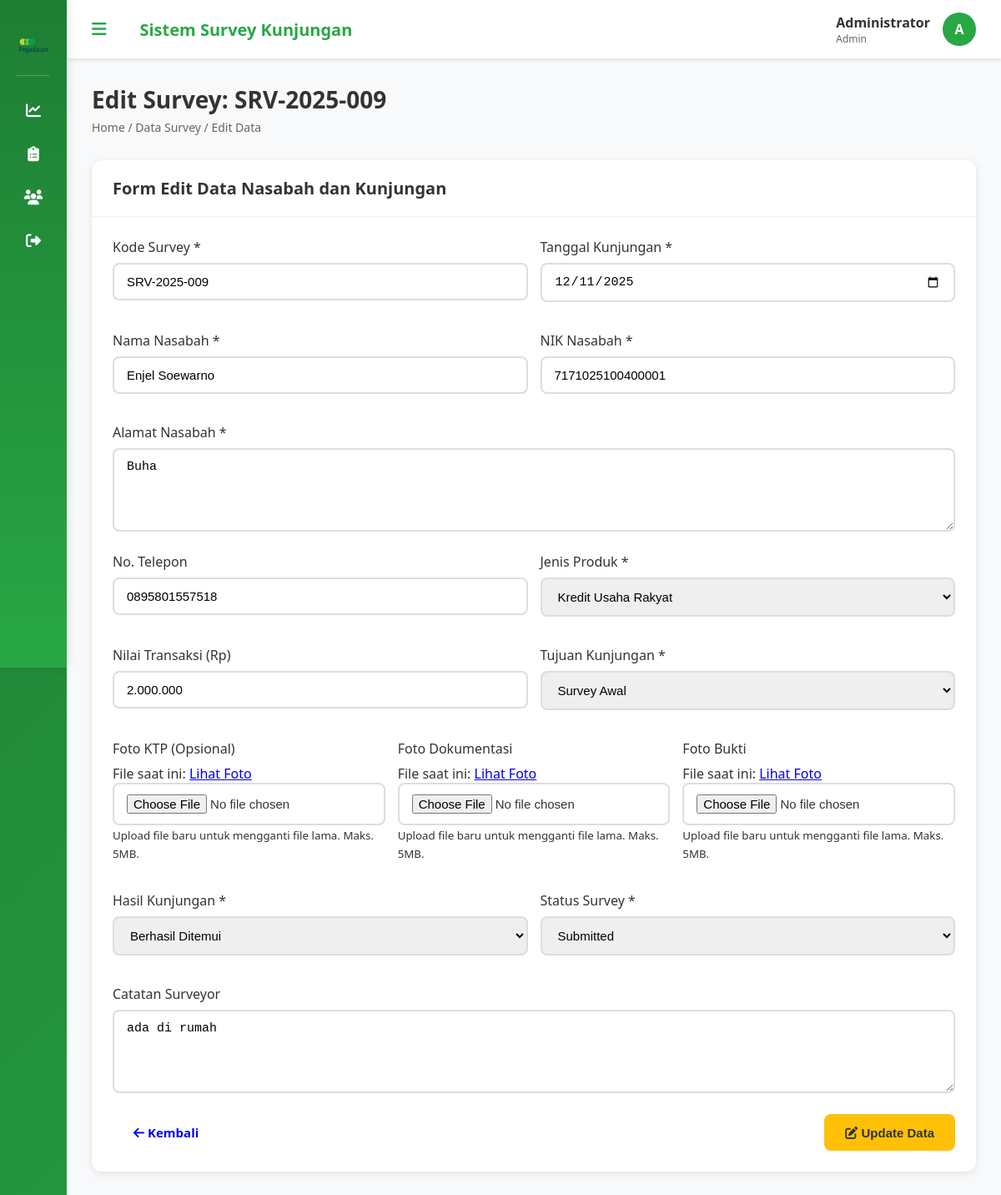
The app's page /edit_nasabah.php?id=12 (signed in) with its own data.
### tables this page shows
CREATE TABLE `survey_kunjungan` (
  `id` int(11) NOT NULL,
  `kode_survey` varchar(20) NOT NULL,
  `tanggal_kunjungan` date NOT NULL,
  `nama_nasabah` varchar(100) NOT NULL,
  `nik_nasabah` varchar(20) NOT NULL,
  `alamat_nasabah` text NOT NULL,
  `no_telepon` varchar(15) DEFAULT NULL,
  `jenis_produk` enum('Kupedes','Mulia Multimate','Kredit Usaha Rakyat','Arrum Ekspress Loan','Amanah','Krasida') NOT NULL,
  `nilai_transaksi` decimal(15,2) DEFAULT NULL,
  `tujuan_kunjungan` enum('Survey Awal','Follow Up','Penagihan','Verifikasi Data','Lainnya') NOT NULL,
  `hasil_kunjungan` enum('Berhasil Ditemui','Tidak Ada di Tempat','Pindah Alamat','Menolak','Proses Lanjut') NOT NULL,
  `catatan_surveyor` text DEFAULT NULL,
  `latitude` decimal(10,8) DEFAULT NULL,
  `longitude` decimal(11,8) DEFAULT NULL,
  `foto_bukti` varchar(255) DEFAULT NULL,
  `foto_ktp` varchar(255) DEFAULT NULL,
  `foto_dokumentasi` varchar(255) DEFAULT NULL,
  `status_survey` enum('Draft','Submitted','Approved','Rejected') DEFAULT 'Draft',
  `surveyor_id` int(11) DEFAULT NULL,
  `created_at` timestamp NOT NULL DEFAULT current_timestamp(),
  `updated_at` timestamp NOT NULL DEFAULT current_timestamp() ON UPDATE current_timestamp()
);

### edit_nasabah.php (the view, shortened to what this page needs)
<?php
$page_title = 'Edit Survey';
include 'includes/header.php';
$survey_data = null;
$id = 0;
if (isset($_GET['id'])) {
    $id = intval($_GET['id']);
    $stmt = $conn->prepare("SELECT * FROM survey_kunjungan WHERE id = ?");
    $stmt->bind_param("i", $id);
    $stmt->execute();
    $result = $stmt->get_result();
    if ($result->num_rows == 1) {
        $survey_data = $result->fetch_assoc();
    } else {
        $error = 'Data survey tidak ditemukan.';
    }
} else {
    $error = 'ID Survey tidak ditemukan.';
}
$data = $survey_data;
if ($survey_data):
    $nilai_display = number_format($data['nilai_transaksi'], 0, ',', '.');
?>
<div class="page-header">
    <h1><?php echo $page_title; ?>: <?php echo htmlspecialchars($data['kode_survey']); ?></h1>
    <p class="breadcrumb">Home / Data Survey / Edit Data</p>
</div>
<div class="card">
    <div class="card-header">
        <h3>Form Edit Data Nasabah dan Kunjungan</h3>
    </div>
    <div class="card-body">
        <form method="POST" action="edit_nasabah.php?id=<?php echo $id; ?>" id="surveyForm" enctype="multipart/form-data">
            <div class="form-row">
                <div class="form-group">
                    <label>Kode Survey *</label>
                    <input type="text" name="kode_survey" id="kode_survey"
                           class="form-control" value="<?php echo htmlspecialchars($data['kode_survey']); ?>" required>
                </div>
                <div class="form-group">
                    <label>Tanggal Kunjungan *</label>
                    <input type="date" name="tanggal_kunjungan" id="tanggal_kunjungan"
                           class="form-control" value="<?php echo htmlspecialchars($data['tanggal_kunjungan']); ?>" required>
                </div>
            </div>
            <div class="form-row">
                <div class="form-group">
                    <label>Nama Nasabah *</label>
                    <input type="text" name="nama_nasabah" id="nama_nasabah"
                           class="form-control" placeholder="Nama lengkap nasabah" required
                           value="<?php echo htmlspecialchars($data['nama_nasabah']); ?>">
                </div>
                <div class="form-group">
                    <label>NIK Nasabah *</label>
                    <input type="text" name="nik_nasabah" id="nik_nasabah"
                           class="form-control" placeholder="16 digit NIK" maxlength="16" required
                           value="<?php echo htmlspecialchars($data['nik_nasabah']); ?>">
                </div>
            </div>
            <div class="form-group">
                <label>Alamat Nasabah *</label>
                <textarea name="alamat_nasabah" id="alamat_nasabah"
                          class="form-control" placeholder="Alamat lengkap" required><?php echo htmlspecialchars($data['alamat_nasabah']); ?></textarea>
            </div>
            <div class="form-row">
                <div class="form-group">
                    <label>No. Telepon</label>
                    <input type="text" name="no_telepon" id="no_telepon"
                           class="form-control" placeholder="08xxxxxxxxxx"
                           value="<?php echo htmlspecialchars($data['no_telepon']); ?>">
                </div>
                <div class="form-group">
                    <label>Jenis Produk *</label>
                    <select name="jenis_produk" id="jenis_produk" class="form-control" required>
                        <option value="Kredit Usaha Rakyat" <?php echo ($data['jenis_produk'] == 'Kredit Usaha Rakyat') ? 'selected' : ''; ?>>Kredit Usaha Rakyat</option>
                    </select>
                </div>
            </div>
            <div class="form-row">
                <div class="form-group">
                    <label>Nilai Transaksi (Rp)</label>
                    <input type="text" name="nilai_transaksi" id="nilai_transaksi"
                           class="form-control rupiah-input" placeholder="0"
                           value="<?php echo $nilai_display; ?>">
                </div>
                <div class="form-group">
                    <label>Tujuan Kunjungan *</label>
                    <select name="tujuan_kunjungan" id="tujuan_kunjungan" class="form-control" required>
                        <option value="Survey Awal" <?php echo ($data['tujuan_kunjungan'] == 'Survey Awal') ? 'selected' : ''; ?>>Survey Awal</option>
                    </select>
                </div>
            </div>
            <div class="form-row">
                <div class="form-group">
                    <label>Foto KTP (Opsional)</label>
                    <?php if (!empty($data['foto_ktp'])): ?>
                        <p>File saat ini: <a href="<?php echo htmlspecialchars($data['foto_ktp']); ?>" target="_blank">Lihat Foto</a></p>
                    <?php endif; ?>
                    <input type="file" name="foto_ktp" class="form-control" accept="image/*">
                    <small class="text-muted">Upload file baru untuk mengganti file lama. Maks. 5MB.</small>
                </div>
                <div class="form-group">
                    <label>Foto Dokumentasi</label>
                    <?php if (!empty($data['foto_dokumentasi'])): ?>
                        <p>File saat ini: <a href="<?php echo htmlspecialchars($data['foto_dokumentasi']); ?>" target="_blank">Lihat Foto</a></p>
                    <?php endif; ?>
                    <input type="file" name="foto_dokumentasi" class="form-control" accept="image/*">
                    <small class="text-muted">Upload file baru untuk mengganti file lama. Maks. 5MB.</small>
                </div>
                <div class="form-group">
                    <label>Foto Bukti</label>
                    <?php if (!empty($data['foto_bukti'])): ?>
                        <p>File saat ini: <a href="<?php echo htmlspecialchars($data['foto_bukti']); ?>" target="_blank">Lihat Foto</a></p>
                    <?php endif; ?>
                    <input type="file" name="foto_bukti" class="form-control" accept="image/*">
                    <small class="text-muted">Upload file baru untuk mengganti file lama. Maks. 5MB.</small>
                </div>
            </div>
            <div class="form-row">
                <div class="form-group">
                    <label>Hasil Kunjungan *</label>
                    <select name="hasil_kunjungan" id="hasil_kunjungan" class="form-control" required>
                        <option value="Berhasil Ditemui" <?php echo ($data['hasil_kunjungan'] == 'Berhasil Ditemui') ? 'selected' : ''; ?>>Berhasil Ditemui</option>
                    </select>
                </div>
                <div class="form-group">
                    <label>Status Survey *</label>
                    <select name="status_survey" id="status_survey" class="form-control" required>
                        <option value="Submitted" <?php echo ($data['status_survey'] == 'Submitted') ? 'selected' : ''; ?>>Submitted</option>
                    </select>
                </div>
            </div>
            <div class="form-group">
                <label>Catatan Surveyor</label>
                <textarea name="catatan_surveyor" id="catatan_surveyor"
                          class="form-control" placeholder="Catatan tambahan"><?php echo htmlspecialchars($data['catatan_surveyor']); ?></textarea>
            </div>
            <div class="modal-footer" style="padding: 0; margin-top: 20px; border-top: none; justify-content: space-between;">
                <a href="survey.php" class="btn btn-secondary"><i class="fas fa-arrow-left"></i> Kembali</a>
                <button type="submit" class="btn btn-warning"><i class="fas fa-edit"></i> Update Data</button>
            </div>
        </form>
    </div>
</div>
<?php
endif;
include 'includes/footer.php';
?>

### aseets/css/style.css (style rules this page uses)
* { margin: 0; padding: 0; box-sizing: border-box; }
body { font-family: 'Segoe UI', Tahoma, Geneva, Verdana, sans-serif; background: linear-gradient(135deg, #1e7e34 0%, #28a745 100%); min-height: 100vh; color: #333; }
.form-group { margin-bottom: 20px; }
.form-group label { display: block; margin-bottom: 8px; color: #333; font-weight: 500; }
.form-control { width: 100%; padding: 12px 15px; border: 2px solid #ddd; border-radius: 8px; font-size: 15px; transition: all 0.3s; }
.btn { padding: 12px 25px; border: none; border-radius: 8px; cursor: pointer; font-size: 15px; font-weight: 600; transition: all 0.3s; text-decoration: none; display: inline-block; }
.btn-warning { background: #ffc107; color: #333; }
.page-header { margin-bottom: 30px; }
.page-header h1 { color: #333; font-size: 28px; margin-bottom: 5px; }
.breadcrumb { color: #666; font-size: 14px; }
.card { background: white; border-radius: 12px; box-shadow: 0 2px 8px rgba(0, 0, 0, 0.1); margin-bottom: 20px; }
.card-header { padding: 20px 25px; border-bottom: 1px solid #eee; display: flex; justify-content: space-between; align-items: center; }
.card-header h3 { color: #333; font-size: 20px; }
.card-body { padding: 25px; }
.modal-footer { padding: 15px 25px; border-top: 1px solid #eee; display: flex; justify-content: flex-end; gap: 10px; }
.form-row { display: grid; grid-template-columns: repeat(auto-fit, minmax(250px, 1fr)); gap: 15px; margin-bottom: 15px; }
textarea.form-control { min-height: 100px; resize: vertical; }
select.form-control { cursor: pointer; }

### records on screen
survey_kunjungan: kode_survey "SRV-2025-009", tanggal_kunjungan "12/11/2025", nama_nasabah "Enjel Soewarno", nik_nasabah "7171025100400001", alamat_nasabah "Buha", no_telepon "0895801557518", jenis_produk "Kredit Usaha Rakyat", nilai_transaksi "2.000.000", tujuan_kunjungan "Survey Awal", hasil_kunjungan "Berhasil Ditemui", status_survey "Submitted", catatan_surveyor "ada di rumah"

### other values on screen
$_SESSION['nama_lengkap'] "Administrator"
$_SESSION['role'] "Admin"
substr($_SESSION['nama_lengkap'], 0, 1) "A"
$page_title "Edit Survey"
